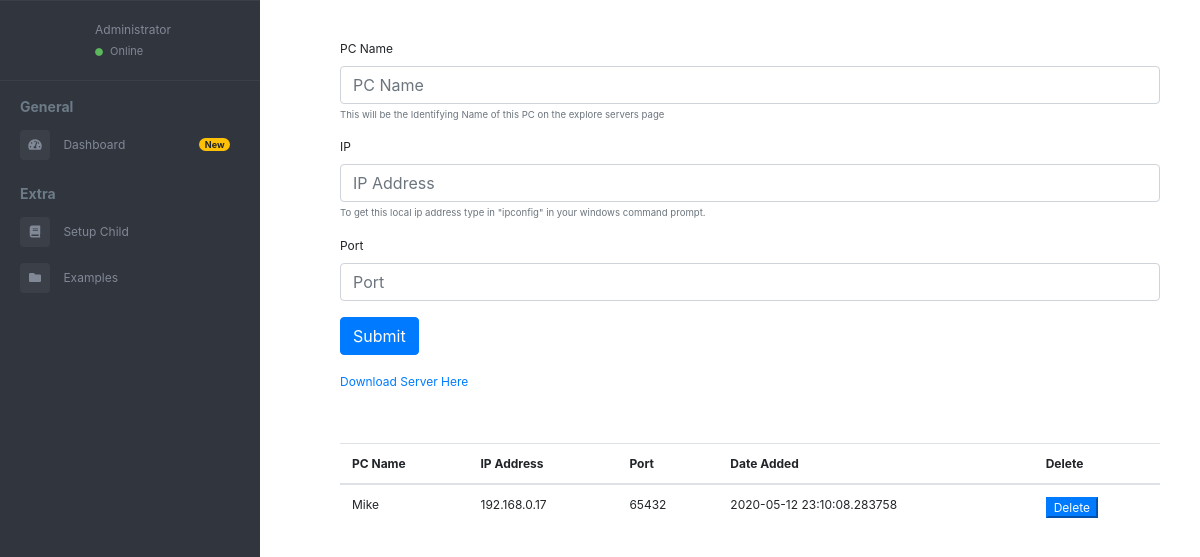
The app's page /child-node-setup, older data.
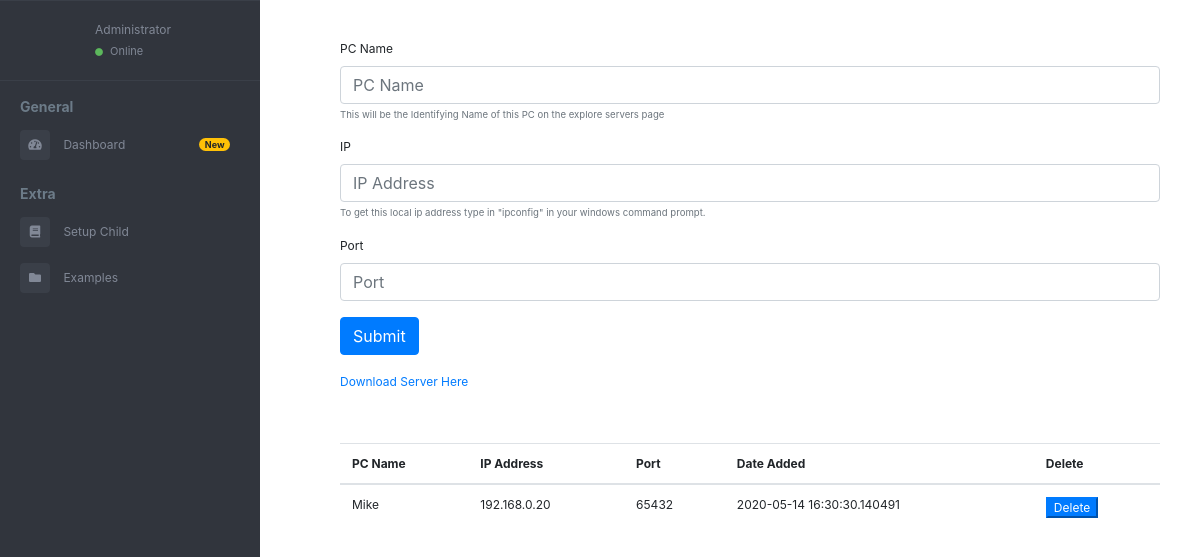
The same page, newer data.
### app/models.py (models this page shows)
class LocalNetwork(db.Model):
    id = db.Column(db.Integer, primary_key=True)
    pc_name = db.Column(db.String(64), index = True)
    ip_addr = db.Column(db.String(64), unique = True)
    port = db.Column(db.Integer)
    date_added = db.Column(db.String(120))

### app/routes.py (the view, shortened to what this page needs)
@app.route("/child-node-setup", methods = ["GET", "POST"])
def child_node_setup():
    delete = request.form.get("delete")
    print(delete)
    all_pcs_on_network = LocalNetwork.query.all()
    if request.method == "POST" and delete is not None:
        LocalNetwork.query.filter_by(id=int(delete)).delete()
        db.session.commit()
        return redirect(url_for("child_node_setup"))
    return render_template("child-node.html", pcs = all_pcs_on_network)

### app/templates/child-node.html (shortened to what this page needs)
{%include 'header.html'%}
  <main class="page-content">
    <div class="container-fluid">
        <form method = "POST">
            <div class="form-group">
              <label for="exampleInputEmail1">PC Name</label>
              <input type="text" class="form-control" id="pc_name" name = "pc_name" placeholder="PC Name">
              <small id="emailHelp" class="form-text text-muted">This will be the Identifying Name of this PC on the explore servers page</small>
            </div>
            <div class="form-group">
              <label for="exampleInputEmail1">IP</label>
              <input type="text" class="form-control" id="ip" name = "ip" placeholder="IP Address">
              <small id="emailHelp" class="form-text text-muted">To get this local ip address type in "ipconfig" in your windows command prompt.</small>
            </div>
            <div class="form-group">
              <label for="exampleInputPassword1">Port</label>
              <input type="text" class="form-control" id="port" name = "port" placeholder="Port">
            </div>
            <button type="submit" class="btn btn-primary">Submit</button>
            <a href="{{url_for('download_server')}}">Download Server Here</a>
    </div>
    <div class="table-responsive" id="sailorTableArea">
      <table class="table table-hover" width="100%">
          <thead>
              <tr>
                  <th>PC Name</th>
                  <th>IP Address</th>
                  <th>Port</th>
                  <th>Date Added</th>
                  <th>Delete</th>
              </tr>
          </thead>
          <tbody>
            {%for each in pcs%}
            <tr>
                <td>{{each.pc_name}}</td>
                <td>{{each.ip_addr}}</td>
                <td>{{each.port}}</td>
                <td>{{each.date_added}}</td>
                <td>
                  <button class = "btn-primary" name = "delete" value = {{each.id}}>
                      Delete
                  </button>
                </td>
            </tr>
              {%endfor%}
        </tbody>
    </table>
    </div>
  </main>
</div>
</body>
</html>

### app/templates/header.html (shortened to what this page needs)
<link href="//maxcdn.bootstrapcdn.com/bootstrap/4.0.0/css/bootstrap.min.css" rel="stylesheet" id="bootstrap-css">
<!DOCTYPE html>
<html lang="en">
<head>
    <link rel="stylesheet" href="https://maxcdn.bootstrapcdn.com/bootstrap/4.0.0/css/bootstrap.min.css"
>
    <link href="https://use.fontawesome.com/releases/v5.0.6/css/all.css" rel="stylesheet">
    <link href="/static/css/home.css" rel="stylesheet">
</head>
<body>
<div class="page-wrapper chiller-theme toggled">
  <nav id="sidebar" class="sidebar-wrapper">
    <div class="sidebar-content">
      <div class="sidebar-header">
        <div class="user-pic">
        </div>
        <div class="user-info">
          <span class="user-role">Administrator</span>
          <span class="user-status">
            <i class="fa fa-circle"></i>
            <span>Online</span>
          </span>
        </div>
      </div>
      <div class="sidebar-menu">
        <ul>
          <li class="header-menu">
            <span>General</span>
          </li>
          <li class="sidebar">
            <a href="{{url_for('dashboard')}}">
              <i class="fa fa-tachometer-alt"></i>
              <span>Dashboard</span>
              <span class="badge badge-pill badge-warning">New</span>
            </a>
          </li>
          <li class="header-menu">
            <span>Extra</span>
          </li>
          <li>
            <a href="{{url_for('child_node_setup')}}">
              <i class="fa fa-book"></i>
              <span>Setup Child</span>
            </a>
          </li>
          <li>
            <a href="#">
              <i class="fa fa-folder"></i>
              <span>Examples</span>
            </a>
          </li>
        </ul>
      </div>
    </div>
  </nav>

### app/static/css/home.css (style rules this page uses)
body { font-size: 0.9rem; }
.page-wrapper .sidebar-wrapper, .sidebar-wrapper .sidebar-brand > a, .sidebar-wrapper .sidebar-dropdown > a:after, .sidebar-wrapper .sidebar-menu .sidebar-dropdown .sidebar-submenu li a:before, .sidebar-wrapper ul li a i, .page-wrapper .page-content, .sidebar-wrapper .sidebar-search input.search-menu, .sidebar-wrapper .sidebar-search .input-group-text, .sidebar-wrapper .sidebar-menu ul li a, #show-sidebar, #close-sidebar { -webkit-transition: all 0.3s ease; -moz-transition: all 0.3s ease; -ms-transition: all 0.3s ease; -o-transition: all 0.3s ease; transition: all 0.3s ease; }
.page-wrapper { height: 100vh; }
.page-wrapper.toggled .sidebar-wrapper { left: 0px; }
@media screen and (min-width: 768px) { .page-wrapper.toggled .page-content { padding-left: 300px; } }
.sidebar-wrapper { width: 260px; height: 100%; max-height: 100%; position: fixed; top: 0; left: -300px; z-index: 999; }
.sidebar-wrapper ul { list-style-type: none; padding: 0; margin: 0; }
.sidebar-wrapper a { text-decoration: none; }
.sidebar-content { max-height: calc(100% - 30px); height: calc(100% - 30px); overflow-y: auto; position: relative; }
.sidebar-wrapper .sidebar-header { padding: 20px; overflow: hidden; }
.sidebar-wrapper .sidebar-header .user-pic { float: left; width: 60px; padding: 2px; border-radius: 12px; margin-right: 15px; overflow: hidden; }
.sidebar-wrapper .sidebar-header .user-info { float: left; }
.sidebar-wrapper .sidebar-header .user-info > span { display: block; }
.sidebar-wrapper .sidebar-header .user-info .user-role { font-size: 12px; }
.sidebar-wrapper .sidebar-header .user-info .user-status { font-size: 11px; margin-top: 4px; }
.sidebar-wrapper .sidebar-header .user-info .user-status i { font-size: 8px; margin-right: 4px; color: #5cb85c; }
.sidebar-wrapper .sidebar-menu { padding-bottom: 10px; }
.sidebar-wrapper .sidebar-menu .header-menu span { font-weight: bold; font-size: 14px; padding: 15px 20px 5px 20px; display: inline-block; }
.sidebar-wrapper .sidebar-menu ul li a { display: inline-block; width: 100%; text-decoration: none; position: relative; padding: 8px 30px 8px 20px; }
.sidebar-wrapper .sidebar-menu ul li a i { margin-right: 10px; font-size: 12px; width: 30px; height: 30px; line-height: 30px; text-align: center; border-radius: 4px; }
.sidebar-wrapper .sidebar-menu ul li a span.label, .sidebar-wrapper .sidebar-menu ul li a span.badge { float: right; margin-top: 8px; margin-left: 5px; }
.page-wrapper .page-content { display: inline-block; width: 100%; padding-left: 0px; padding-top: 20px; }
.page-wrapper .page-content > div { padding: 20px 40px; }
.page-wrapper .page-content { overflow-x: hidden; }
.chiller-theme .sidebar-wrapper { background: #31353D; }
.chiller-theme .sidebar-wrapper .sidebar-header, .chiller-theme .sidebar-wrapper .sidebar-search, .chiller-theme .sidebar-wrapper .sidebar-menu { border-top: 1px solid #3a3f48; }
.chiller-theme .sidebar-wrapper .sidebar-header .user-info .user-role, .chiller-theme .sidebar-wrapper .sidebar-header .user-info .user-status, .chiller-theme .sidebar-wrapper .sidebar-search input.search-menu, .chiller-theme .sidebar-wrapper .sidebar-search .input-group-text, .chiller-theme .sidebar-wrapper .sidebar-brand>a, .chiller-theme .sidebar-wrapper .sidebar-menu ul li a, .chiller-theme .sidebar-footer>a { color: #818896; }
.chiller-theme .sidebar-wrapper .sidebar-menu ul li:hover>a, .chiller-theme .sidebar-wrapper .sidebar-menu .sidebar-dropdown.active>a, .chiller-theme .sidebar-wrapper .sidebar-header .user-info, .chiller-theme .sidebar-wrapper .sidebar-brand>a:hover, .chiller-theme .sidebar-footer>a:hover i { color: #b8bfce; }
.chiller-theme .sidebar-wrapper .sidebar-menu ul li a i, .chiller-theme .sidebar-wrapper .sidebar-menu .sidebar-dropdown div, .chiller-theme .sidebar-wrapper .sidebar-search input.search-menu, .chiller-theme .sidebar-wrapper .sidebar-search .input-group-text { background: #3a3f48; }
.chiller-theme .sidebar-wrapper .sidebar-menu .header-menu span { color: #6c7b88; }

### app/templates/child-node.html (style rules this page uses)
body { font-size:12px; }
.table { font-size:12px !important; }
td { padding-left:50px; }

Row changes from the older to the newer data that the page shows:
changed LocalNetwork "Mike": ip_addr "192.168.0.17" → "192.168.0.20"; date_added "2020-05-12 23:10:08.283758" → "2020-05-14 16:30:30.140491"
